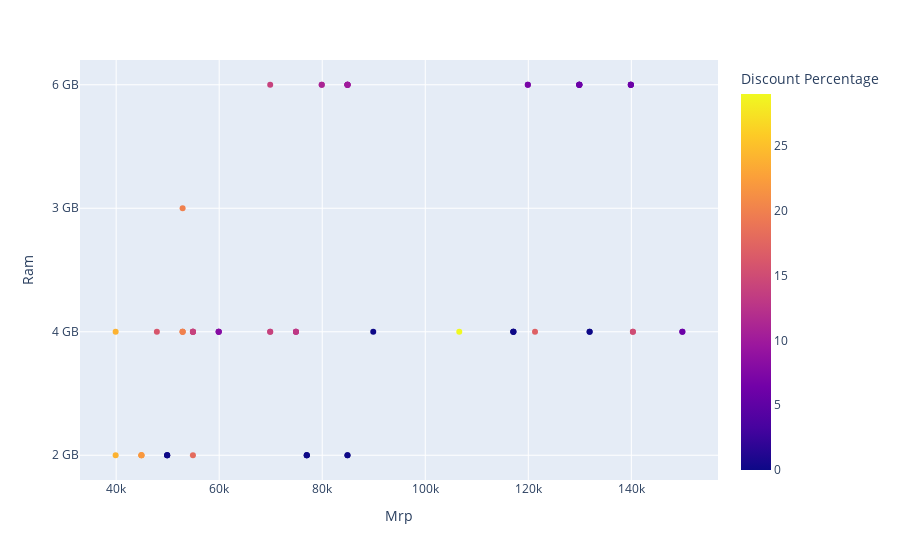

The notebook cell this image was saved under:
### Markdown cell above
### here we plot the scatter plot which shows the relationship between the Mrp and Ram with respect to Discount Percentage

### Code cell
figure = px.scatter(dt, x='Mrp', y='Ram', color='Discount Percentage')
figure.show()

### Figure 1 — Plotly figure (JSON) as saved in the notebook; plotly's stock layout.template omitted (floating-point values rounded to 4 significant figures)
{"data": [{"hovertemplate": "Mrp=%{x}<br>Ram=%{y}<br>Discount Percentage=%{marker.color}<extra></extra>", "legendgroup": "", "marker": {"color": [0, 0, 0, 0, 0, 0, 0, 0, 0, 20, 16, 20, 20, 20, 0, 0, 0, 0, 29, 15, 0, 15, 17, 18, 6, 6, 13, 6, 14, 10, 7, 6, 6, 13, 13, 10, 10, 6, 14, 6, 10, 6, 11, 11, 10, 14, 7, 6, 6, 6, 8, 8, 24, 22, 22, 22, 8, 24, 14, 14, 14, 14], "coloraxis": "coloraxis", "symbol": "circle"}, "mode": "markers", "name": "", "orientation": "h", "showlegend": false, "type": "scatter", "x": [49900, 84900, 84900, 77000, 77000, 49900, 49900, 77000, 89900, 52900, 47900, 52900, 52900, 52900, 131900, 117100, 131900, 117100, 106600, 140300, 117100, 140300, 121300, 54900, 149900, 139900, 74900, 129900, 69900, 84900, 119900, 139900, 129900, 74900, 74900, 84900, 84900, 129900, 69900, 129900, 84900, 149900, 79900, 79900, 84900, 69900, 119900, 129900, 139900, 139900, 59900, 59900, 39900, 44900, 44900, 44900, 59900, 39900, 54900, 54900, 54900, 54900], "xaxis": "x", "y": ["2 GB", "2 GB", "2 GB", "2 GB", "2 GB", "2 GB", "2 GB", "2 GB", "4 GB", "4 GB", "4 GB", "4 GB", "3 GB", "4 GB", "4 GB", "4 GB", "4 GB", "4 GB", "4 GB", "4 GB", "4 GB", "4 GB", "4 GB", "2 GB", "4 GB", "6 GB", "4 GB", "6 GB", "4 GB", "6 GB", "6 GB", "6 GB", "6 GB", "4 GB", "4 GB", "6 GB", "6 GB", "6 GB", "6 GB", "6 GB", "6 GB", "4 GB", "6 GB", "6 GB", "6 GB", "4 GB", "6 GB", "6 GB", "6 GB", "6 GB", "4 GB", "4 GB", "2 GB", "2 GB", "2 GB", "2 GB", "4 GB", "4 GB", "4 GB", "4 GB", "4 GB", "4 GB"], "yaxis": "y"}], "layout": {"coloraxis": {"colorbar": {"title": {"text": "Discount Percentage"}}, "colorscale": [[0, "#0d0887"], [0.1111, "#46039f"], [0.2222, "#7201a8"], [0.3333, "#9c179e"], [0.4444, "#bd3786"], [0.5556, "#d8576b"], [0.6667, "#ed7953"], [0.7778, "#fb9f3a"], [0.8889, "#fdca26"], [1, "#f0f921"]]}, "legend": {"tracegroupgap": 0}, "margin": {"t": 60}, "xaxis": {"anchor": "y", "domain": [0, 1], "title": {"text": "Mrp"}}, "yaxis": {"anchor": "x", "domain": [0, 1], "title": {"text": "Ram"}}}}
